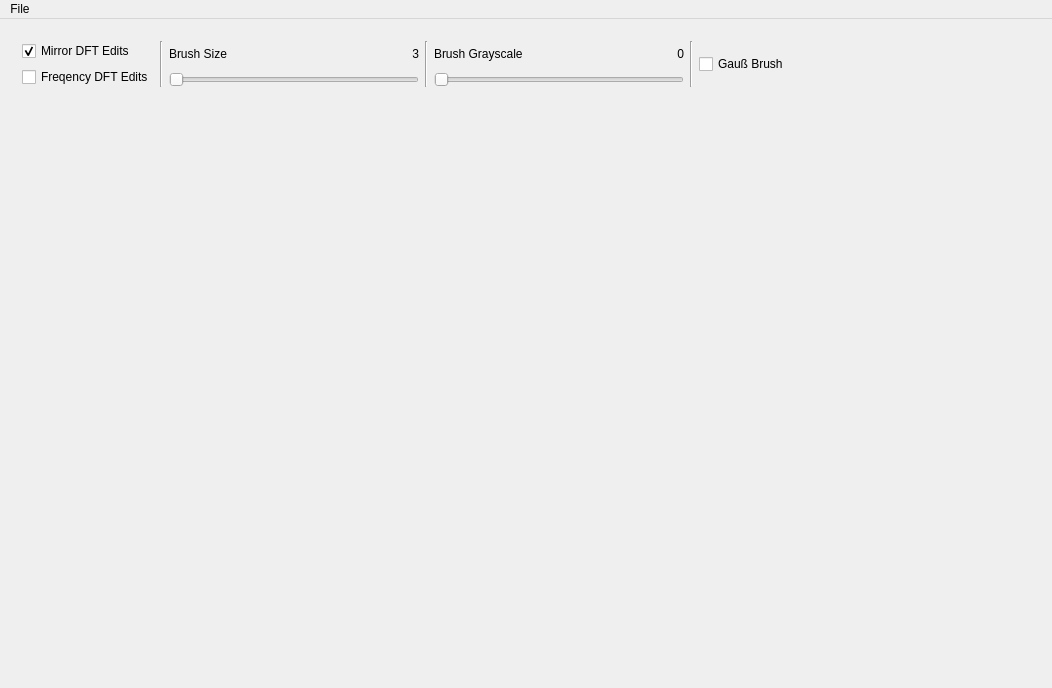
<?xml version="1.0" encoding="UTF-8"?>
<ui version="4.0">
 <class>DFTMainWindowClass</class>
 <widget class="QMainWindow" name="DFTMainWindowClass">
  <property name="enabled">
   <bool>true</bool>
  </property>
  <property name="geometry">
   <rect>
    <x>0</x>
    <y>0</y>
    <width>1052</width>
    <height>688</height>
   </rect>
  </property>
  <property name="windowTitle">
   <string>DFTMainWindow</string>
  </property>
  <widget class="QWidget" name="centralWidget">
   <property name="enabled">
    <bool>true</bool>
   </property>
   <layout class="QVBoxLayout" name="verticalLayout_3" stretch="0,0">
    <property name="sizeConstraint">
     <enum>QLayout::SetDefaultConstraint</enum>
    </property>
    <item>
     <widget class="QWidget" name="widget" native="true">
      <property name="sizePolicy">
       <sizepolicy hsizetype="Preferred" vsizetype="Fixed">
        <horstretch>0</horstretch>
        <verstretch>0</verstretch>
       </sizepolicy>
      </property>
      <property name="minimumSize">
       <size>
        <width>0</width>
        <height>40</height>
       </size>
      </property>
      <property name="baseSize">
       <size>
        <width>0</width>
        <height>0</height>
       </size>
      </property>
      <layout class="QHBoxLayout" name="horizontalLayout_2">
       <property name="sizeConstraint">
        <enum>QLayout::SetFixedSize</enum>
       </property>
       <item>
        <layout class="QVBoxLayout" name="verticalLayout_5">
         <item>
          <widget class="QCheckBox" name="mirrorCheckBox">
           <property name="sizePolicy">
            <sizepolicy hsizetype="Fixed" vsizetype="Fixed">
             <horstretch>0</horstretch>
             <verstretch>0</verstretch>
            </sizepolicy>
           </property>
           <property name="text">
            <string>Mirror DFT Edits</string>
           </property>
           <property name="checked">
            <bool>true</bool>
           </property>
          </widget>
         </item>
         <item>
          <widget class="QCheckBox" name="ringEdit">
           <property name="text">
            <string>Freqency DFT Edits</string>
           </property>
          </widget>
         </item>
        </layout>
       </item>
       <item>
        <widget class="Line" name="line_3">
         <property name="orientation">
          <enum>Qt::Vertical</enum>
         </property>
        </widget>
       </item>
       <item>
        <layout class="QVBoxLayout" name="verticalLayout">
         <item>
          <layout class="QHBoxLayout" name="horizontalLayout_3">
           <item>
            <widget class="QLabel" name="label_5">
             <property name="text">
              <string>Brush Size</string>
             </property>
            </widget>
           </item>
           <item>
            <widget class="QLabel" name="label">
             <property name="text">
              <string>3</string>
             </property>
             <property name="alignment">
              <set>Qt::AlignRight|Qt::AlignTrailing|Qt::AlignVCenter</set>
             </property>
            </widget>
           </item>
          </layout>
         </item>
         <item>
          <widget class="QSlider" name="brushSizeSlider">
           <property name="sizePolicy">
            <sizepolicy hsizetype="Fixed" vsizetype="Fixed">
             <horstretch>0</horstretch>
             <verstretch>0</verstretch>
            </sizepolicy>
           </property>
           <property name="minimumSize">
            <size>
             <width>250</width>
             <height>0</height>
            </size>
           </property>
           <property name="minimum">
            <number>1</number>
           </property>
           <property name="maximum">
            <number>201</number>
           </property>
           <property name="singleStep">
            <number>2</number>
           </property>
           <property name="value">
            <number>1</number>
           </property>
           <property name="orientation">
            <enum>Qt::Horizontal</enum>
           </property>
          </widget>
         </item>
        </layout>
       </item>
       <item>
        <widget class="Line" name="line">
         <property name="orientation">
          <enum>Qt::Vertical</enum>
         </property>
        </widget>
       </item>
       <item>
        <layout class="QVBoxLayout" name="verticalLayout_2">
         <item>
          <layout class="QHBoxLayout" name="horizontalLayout_4">
           <item>
            <widget class="QLabel" name="label_6">
             <property name="text">
              <string>Brush Grayscale</string>
             </property>
            </widget>
           </item>
           <item>
            <widget class="QLabel" name="label_2">
             <property name="text">
              <string>0</string>
             </property>
             <property name="alignment">
              <set>Qt::AlignRight|Qt::AlignTrailing|Qt::AlignVCenter</set>
             </property>
            </widget>
           </item>
          </layout>
         </item>
         <item>
          <widget class="QSlider" name="brushValueSlider">
           <property name="sizePolicy">
            <sizepolicy hsizetype="Fixed" vsizetype="Fixed">
             <horstretch>0</horstretch>
             <verstretch>0</verstretch>
            </sizepolicy>
           </property>
           <property name="minimumSize">
            <size>
             <width>250</width>
             <height>0</height>
            </size>
           </property>
           <property name="maximum">
            <number>255</number>
           </property>
           <property name="orientation">
            <enum>Qt::Horizontal</enum>
           </property>
          </widget>
         </item>
        </layout>
       </item>
       <item>
        <widget class="Line" name="line_2">
         <property name="orientation">
          <enum>Qt::Vertical</enum>
         </property>
        </widget>
       </item>
       <item>
        <widget class="QCheckBox" name="gaussBrush">
         <property name="text">
          <string>Gauß Brush</string>
         </property>
        </widget>
       </item>
       <item>
        <spacer name="horizontalSpacer">
         <property name="orientation">
          <enum>Qt::Horizontal</enum>
         </property>
         <property name="sizeHint" stdset="0">
          <size>
           <width>40</width>
           <height>20</height>
          </size>
         </property>
        </spacer>
       </item>
      </layout>
     </widget>
    </item>
    <item>
     <widget class="QWidget" name="widget_2" native="true">
      <layout class="QHBoxLayout" name="horizontalLayout">
       <item>
        <widget class="CVLabel" name="orginalImage">
         <property name="sizePolicy">
          <sizepolicy hsizetype="Expanding" vsizetype="Preferred">
           <horstretch>0</horstretch>
           <verstretch>0</verstretch>
          </sizepolicy>
         </property>
         <property name="sizeIncrement">
          <size>
           <width>1</width>
           <height>0</height>
          </size>
         </property>
         <property name="text">
          <string/>
         </property>
         <property name="pixmap">
          <pixmap resource="DFTMainWindow.qrc">:/MainWindow/marlene.png</pixmap>
         </property>
        </widget>
       </item>
       <item>
        <widget class="CVLabel" name="dftImage">
         <property name="sizePolicy">
          <sizepolicy hsizetype="Expanding" vsizetype="Expanding">
           <horstretch>0</horstretch>
           <verstretch>0</verstretch>
          </sizepolicy>
         </property>
         <property name="text">
          <string/>
         </property>
         <property name="pixmap">
          <pixmap>../../../Desktop/Uni2/DBV2021/bilder/marlene_rauschen.png</pixmap>
         </property>
        </widget>
       </item>
      </layout>
     </widget>
    </item>
   </layout>
  </widget>
  <widget class="QMenuBar" name="menuBar">
   <property name="geometry">
    <rect>
     <x>0</x>
     <y>0</y>
     <width>1052</width>
     <height>17</height>
    </rect>
   </property>
   <widget class="QMenu" name="menuFile">
    <property name="title">
     <string>File</string>
    </property>
    <addaction name="action_Open"/>
    <addaction name="action_Exit"/>
   </widget>
   <addaction name="menuFile"/>
  </widget>
  <action name="action_Open">
   <property name="text">
    <string>&amp;Open</string>
   </property>
  </action>
  <action name="action_Exit">
   <property name="text">
    <string>&amp;Exit</string>
   </property>
  </action>
 </widget>
 <layoutdefault spacing="6" margin="11"/>
 <customwidgets>
  <customwidget>
   <class>CVLabel</class>
   <extends>QLabel</extends>
   <header>cvlabel.h</header>
  </customwidget>
 </customwidgets>
 <resources>
  <include location="DFTMainWindow.qrc"/>
 </resources>
 <connections>
  <connection>
   <sender>brushSizeSlider</sender>
   <signal>valueChanged(int)</signal>
   <receiver>label</receiver>
   <slot>setNum(int)</slot>
   <hints>
    <hint type="sourcelabel">
     <x>321</x>
     <y>60</y>
    </hint>
    <hint type="destinationlabel">
     <x>354</x>
     <y>43</y>
    </hint>
   </hints>
  </connection>
  <connection>
   <sender>brushValueSlider</sender>
   <signal>valueChanged(int)</signal>
   <receiver>label_2</receiver>
   <slot>setNum(int)</slot>
   <hints>
    <hint type="sourcelabel">
     <x>591</x>
     <y>59</y>
    </hint>
    <hint type="destinationlabel">
     <x>609</x>
     <y>37</y>
    </hint>
   </hints>
  </connection>
 </connections>
</ui>
